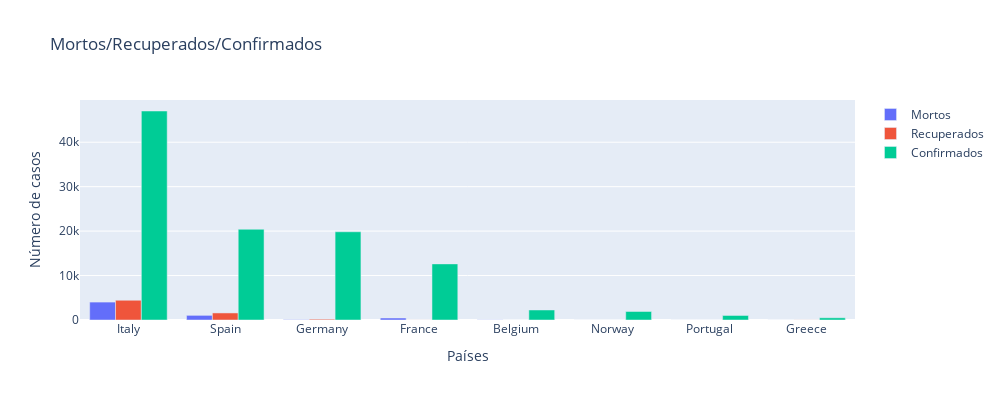

Notebook cell for this chart:
### Code cell
temp = full_table.loc[full_table.Date == full_table.Date.max()]
temp = temp.groupby(['Country/Region'])['Confirmed', 'Deaths', 'Recovered'].sum().sort_values('Confirmed',ascending=False)


europa = ['Italy', 'France', 'Germany', 'Spain', 'Belgium', 'Norway','Greece',  'Portugal']

temp=temp.reset_index()
temp=temp.loc[temp['Country/Region'].isin(europa)]


import plotly.graph_objects as go

layout = go.Layout(height=400,width=1000)

fig = go.Figure(data=[
    go.Bar(name='Mortos', x=temp['Country/Region'], y=temp['Deaths']),
    go.Bar(name='Recuperados', x=temp['Country/Region'], y=temp['Recovered']),
    go.Bar(name='Confirmados', x=temp['Country/Region'], y=temp['Confirmed']),
],layout=layout)

fig.update_layout(
    title="Mortos/Recuperados/Confirmados",
    xaxis_title="Países",
    yaxis_title="Número de casos",
)
fig.show()

### Figure 1 — Plotly figure (JSON) as saved in the notebook; plotly's stock layout.template omitted (floating-point values rounded to 4 significant figures)
{"data": [{"name": "Mortos", "type": "bar", "x": ["Italy", "Spain", "Germany", "France", "Belgium", "Norway", "Portugal", "Greece"], "y": [4032, 1043, 67, 450, 37, 7, 6, 6]}, {"name": "Recuperados", "type": "bar", "x": ["Italy", "Spain", "Germany", "France", "Belgium", "Norway", "Portugal", "Greece"], "y": [4440, 1588, 180, 12, 1, 1, 5, 19]}, {"name": "Confirmados", "type": "bar", "x": ["Italy", "Spain", "Germany", "France", "Belgium", "Norway", "Portugal", "Greece"], "y": [47021, 20410, 19848, 12623, 2257, 1914, 1020, 495]}], "layout": {"height": 400, "title": {"text": "Mortos/Recuperados/Confirmados"}, "width": 1000, "xaxis": {"autorange": true, "range": [-0.5, 7.5], "title": {"text": "Países"}, "type": "category"}, "yaxis": {"autorange": true, "range": [0, 49500.0], "title": {"text": "Número de casos"}, "type": "linear"}}}
